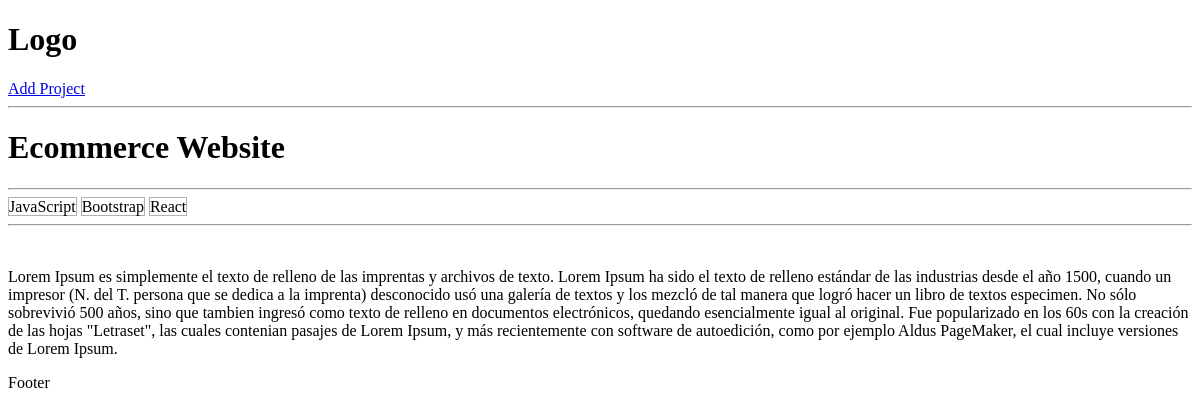
Before: /project-object/36d95836-6b36-4394-a235-9e813f7615d7 with the older database file.
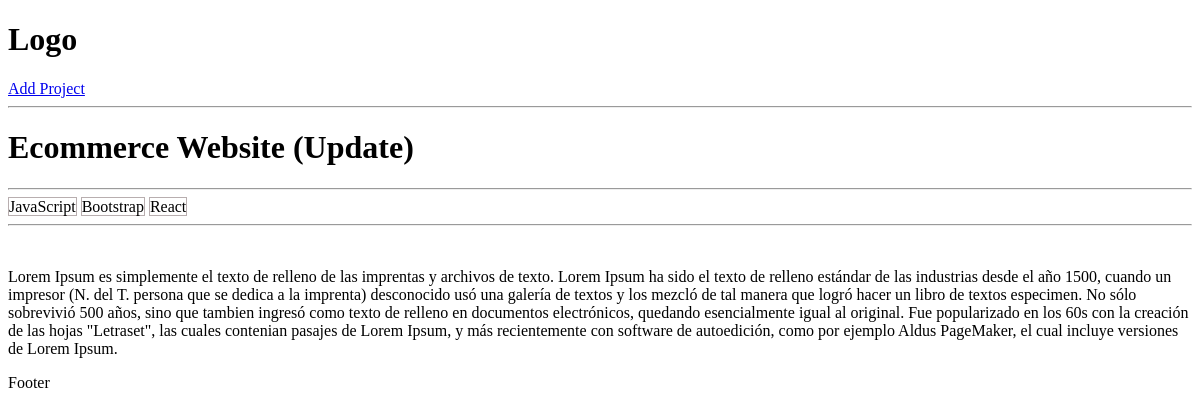
After: the same page with the newer database file.
### projects/models.py (models this page shows, shortened)
class Project(models.Model):
    title = models.CharField(max_length=200)
    description = models.TextField(null=True, blank=True)
    link_demo = models.CharField(max_length=2000, null=True, blank=True)
    link_source = models.CharField(max_length=2000, null=True, blank=True)
    tags = models.ManyToManyField('Tag', blank=True)
    vote_total = models.IntegerField(default=0, null=True, blank=True)
    vote_ratio = models.IntegerField(default=0, null=True, blank=True)
    created = models.DateTimeField(auto_now_add=True)
    id = models.UUIDField(default=uuid.uuid4, unique=True,
                          primary_key=True, editable=False)

class Tag(models.Model):
    name = models.CharField(max_length=200)
    created = models.DateTimeField(auto_now_add=True)
    id = models.UUIDField(default=uuid.uuid4, unique=True,
                          primary_key=True, editable=False)
    def __str__(self):
        return self.name

### projects/views.py (the view)
# urls.py: path('project-object/<str:pk>', views.project, name='project'),
def project(request, pk):
    projectObj = Project.objects.get(id=pk)
    return render(request, 'projects/single-projects.html', {'project': projectObj})

### projects/templates/projects/single-projects.html
{% extends 'main.html' %}
{% block content %}
    <h1>{{ project.title }}</h1>
    <hr>
    {% for tag in project.tags.all %}
        <span style="border: 1px solid #b8aeaf">{{ tag }}</span>
    {% endfor %}
    <hr>
    <br>
    <p>{{ project.description }}</p>
{% endblock %}

### templates/main.html (shortened to what this page needs)
<!doctype html>
<html lang="en">
<head>
</head>
<body>
{% include 'navbar.html' %}
{% block content %}
{% endblock %}
<p>Footer</p>
</body>
</html>

### templates/navbar.html
<h1>Logo</h1>
<a href="{% url 'create-project' %}">Add Project</a>
<hr>

Changed rows visible on the page:
changed Project: title "Ecommerce Website" → "Ecommerce Website (Update)"
